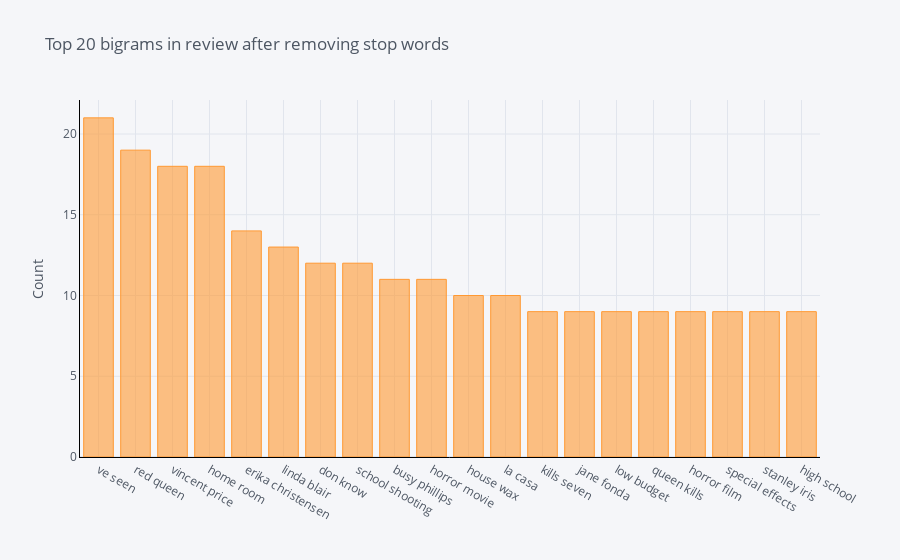

The code cell stored with this chart in its notebook:
### Code cell
from sklearn.feature_extraction.text import CountVectorizer

def get_top_n_bigram(corpus, n=None):
    vec = CountVectorizer(ngram_range=(2, 2), stop_words=stop_words).fit(corpus)
    bag_of_words = vec.transform(corpus)
    sum_words = bag_of_words.sum(axis=0) 
    words_freq = [(word, sum_words[0, idx]) for word, idx in vec.vocabulary_.items()]
    words_freq =sorted(words_freq, key = lambda x: x[1], reverse=True)
    return words_freq[:n]
common_words = get_top_n_bigram(files_df['Review'], 20)
for word, freq in common_words:
    print(word, freq)
df4 = pd.DataFrame(common_words, columns = ['ReviewText' , 'count'])
df4.groupby('ReviewText').sum()['count'].sort_values(ascending=False).iplot(
    kind='bar', yTitle='Count', linecolor='black', title='Top 20 bigrams in review after removing stop words')

### Figure 1 — Plotly figure (JSON) as saved in the notebook; plotly's stock layout.template omitted (floating-point values rounded to 4 significant figures)
{"data": [{"marker": {"color": "rgba(255, 153, 51, 0.6)", "line": {"color": "rgba(255, 153, 51, 1.0)", "width": 1}}, "name": "count", "orientation": "v", "text": "", "type": "bar", "x": ["ve seen", "red queen", "vincent price", "home room", "erika christensen", "linda blair", "don know", "school shooting", "busy phillips", "horror movie", "house wax", "la casa", "kills seven", "jane fonda", "low budget", "queen kills", "horror film", "special effects", "stanley iris", "high school"], "y": [21, 19, 18, 18, 14, 13, 12, 12, 11, 11, 10, 10, 9, 9, 9, 9, 9, 9, 9, 9]}], "layout": {"legend": {"bgcolor": "#F5F6F9", "font": {"color": "#4D5663"}}, "paper_bgcolor": "#F5F6F9", "plot_bgcolor": "#F5F6F9", "title": {"font": {"color": "#4D5663"}, "text": "Top 20 bigrams in review after removing stop words"}, "xaxis": {"gridcolor": "#E1E5ED", "linecolor": "black", "showgrid": true, "tickfont": {"color": "#4D5663"}, "title": {"font": {"color": "#4D5663"}, "text": ""}, "zerolinecolor": "#E1E5ED"}, "yaxis": {"gridcolor": "#E1E5ED", "linecolor": "black", "showgrid": true, "tickfont": {"color": "#4D5663"}, "title": {"font": {"color": "#4D5663"}, "text": "Count"}, "zerolinecolor": "#E1E5ED"}}}
